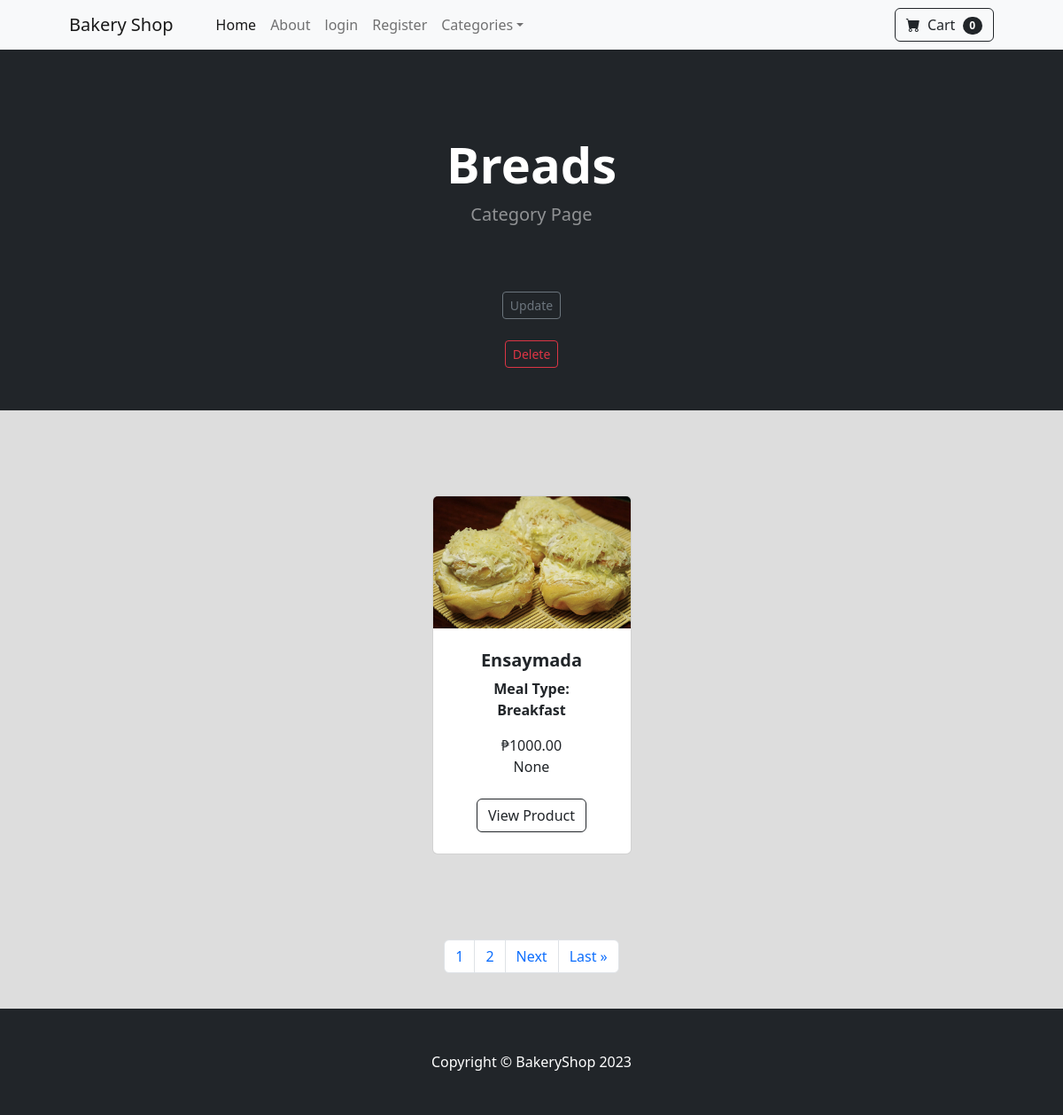
Page /category/2 on the committed database.
### shop/models.py (models this page shows, shortened)
class BaseModel(models.Model):
    created_at = models.DateTimeField(auto_now_add=True, db_index=True)
    updated_at = models.DateTimeField(auto_now=True)
    class Meta:
        abstract = True

class Category(BaseModel):
    name = models.CharField(max_length=50)
    def __str__(self):
        return self.name
    class Meta:
        verbose_name_plural = 'categories'

class Product(BaseModel):
    name = models.CharField(max_length=100)
    price = models.DecimalField(default=0, decimal_places=2, max_digits=6)
    category = models.ForeignKey(Category, on_delete=models.CASCADE, default=1)
    description = models.CharField(max_length=250, default='', blank=True, null=True)
    image = models.ImageField(upload_to='uploads/product')
    meal_type = models.ManyToManyField(MealType, blank=True)
    is_sale = models.BooleanField(default=False)
    sale_price = models.DecimalField(default=0, decimal_places=2, max_digits=6)

class MealType(BaseModel):
    name = models.CharField(max_length=100)
    def __str__(self):
        return self.name

### shop/views.py (the view)
# urls.py: path('category/<int:pk>', views.category, name='category'),
def category(request, pk):
    category = Category.objects.all()
    category_name = Category.objects.filter(id=pk).first()
    category_id = Category.objects.get(id=pk)
    products = Product.objects.filter(category=category_id)
    category_paginated = Paginator(Category.objects.all(), 3)
    page_number = request.GET.get('page')
    page = category_paginated.get_page(page_number)
    nums = "a" * page.paginator.num_pages
    return render(request, 'category.html', {'category':category, 'category_name':category_name, 'products':products, 'page': page , 'nums': nums})

### cart/cart.py (called while the page is built)
    def __len__(self):
        return len(self.cart)

### cart/context_processors.py (called while the page is built)
def cart(request):
    return {'cart' : Cart(request)}

### shop/templates/category.html
{% extends 'base.html' %}
{% block content %}
        <header class="bg-dark py-5">
            <div class="container px-4 px-lg-5 my-5">
                <div class="text-center text-white">
                    <h1 class="display-4 fw-bolder">{{ category_name }}</h1>
                    <p class="lead fw-normal text-white-50 mb-0">Category Page</p>
                </div>
            </div>
            <center>
                <td>
                <br/>
                <a href ="{{ category_name.id}}/edit_category" class="btn btn-outline-secondary btn-sm">Update</a>
            </td>
        </center>
            <center>
                <td>
                <br/>
                 <a href ="{{ category_name.id}}/del_category" class="btn btn-outline-danger btn-sm">Delete</a>
                </td>
            </center>
        </header>
        <section class="py-5">
            <div class="container px-4 px-lg-5 mt-5">
                <div class="row gx-4 gx-lg-5 row-cols-2 row-cols-md-3 row-cols-xl-4 justify-content-center">
                    {% if products %}
                    {% for product in products %}
                        {% if product.is_sale %}
                        <div class="col mb-5">
                            <div class="card h-100">
                                <div class="badge bg-dark text-white position-absolute" style="top: 0.5rem; right: 0.5rem">Sale</div>
                                <img class="card-img-top" src="{{ product.image.url }}" alt="..." />
                                <div class="card-body p-4">
                                    <div class="text-center">
                                        <h5 class="fw-bolder">{{ product.name }}</h5>
                                        <div class="d-flex justify-content-center small text-warning mb-2">
                                            <div class="bi-star-fill"></div>
                                            &nbsp;&nbsp;Sale!&nbsp;&nbsp;
                                            <div class="bi-star-fill"></div>
                                        </div>
                                        <strike> ₱{{ product.price }} </strike>
                                        &nbsp;
                                        ₱{{ product.sale_price }}
                                        <br/>
                                        {{ product.description }}
                                    </div>
                                </div>
                                <div class="card-footer p-4 pt-0 border-top-0 bg-transparent">
                                    <div class="text-center"><a class="btn btn-outline-dark mt-auto" href="{% url 'product' product.id %}">View Product</a>
                                    </div>
                                </div>
                            </div>
                        </div>
                        {% else %}
                    <div class="col mb-5">
                        <div class="card h-100">
                            <img class="card-img-top" src="{{ product.image.url }}" alt="..." />
                            <div class="card-body p-4">
                                <div class="text-center">
                                    <h5 class="fw-bolder">{{ product.name }}</h5>
                                    <p><b>
                                        Meal Type: <br/>
                                            {% for mealtype in product.meal_type.all %}
                                                {{ mealtype }}{% if not forloop.last %}, {% endif %}
                                            {% endfor %}</b>
                                        </p>
                                    ₱{{ product.price }}
                                    <br/>
                                    {{ product.description }}
                                </div>
                            </div>
                            <div class="card-footer p-4 pt-0 border-top-0 bg-transparent">
                                <div class="text-center"><a class="btn btn-outline-dark mt-auto" href="{% url 'product' product.id %}">View Product</a>
                                </div>
                            </div>
                        </div>
                    </div>
                    {% endif %}
                    {% endfor %}
                    {% endif %}
                </div>
            </div>
        </section>
        <div>
            {% include 'includes/pagination.html'%}
        </div>
{% endblock %}

### rows in the picture
Category: name "Breads"
Product: image (picture), name "Ensaymada", price "1000.00", description "None"
MealType: name "Breakfast"

### other values in the picture
{{ cart|length }} "0"
